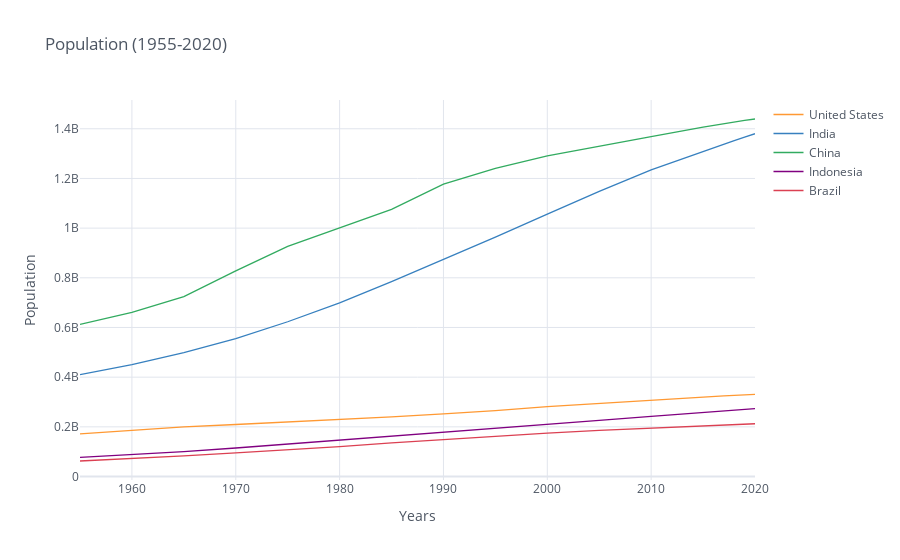

The cell this chart's notebook holds for it:
### Markdown cell above
# 1 Lineplot

### Code cell
# kind: tipo de gráfico
# xTitle: título del eje X
# yTitle: título del eje Y
# title:: título del gráfico

df_population.iplot(kind='line',xTitle='Years', yTitle='Population',
                    title='Population (1955-2020)')

### Figure 1 — Plotly figure (JSON) as saved in the notebook; plotly's stock layout.template omitted (floating-point values rounded to 4 significant figures)
{"data": [{"line": {"color": "rgba(255, 153, 51, 1.0)", "dash": "solid", "shape": "linear", "width": 1.3}, "mode": "lines", "name": "United States", "text": "", "type": "scatter", "x": [1955, 1960, 1965, 1970, 1975, 1980, 1985, 1990, 1995, 2000, 2005, 2010, 2015, 2016, 2017, 2018, 2019, 2020], "y": [171685336, 186720571, 199733676, 209513341, 219081251, 229476354, 240499825, 252120309, 265163745, 281710909, 294993511, 309011475, 320878310, 323015995, 325084756, 327096265, 329064917, 331002651]}, {"line": {"color": "rgba(55, 128, 191, 1.0)", "dash": "solid", "shape": "linear", "width": 1.3}, "mode": "lines", "name": "India", "text": "", "type": "scatter", "x": [1955, 1960, 1965, 1970, 1975, 1980, 1985, 1990, 1995, 2000, 2005, 2010, 2015, 2016, 2017, 2018, 2019, 2020], "y": [409880595, 450547679, 499123324, 555189792, 623102897, 698952844, 784360008, 873277798, 963922588, 1056575549, 1147609927, 1234281170, 1310152403, 1324517249, 1338676785, 1352642280, 1366417754, 1380004385]}, {"line": {"color": "rgba(50, 171, 96, 1.0)", "dash": "solid", "shape": "linear", "width": 1.3}, "mode": "lines", "name": "China", "text": "", "type": "scatter", "x": [1955, 1960, 1965, 1970, 1975, 1980, 1985, 1990, 1995, 2000, 2005, 2010, 2015, 2016, 2017, 2018, 2019, 2020], "y": [612241554, 660408056, 724218968, 827601394, 926240885, 1000089235, 1075589361, 1176883674, 1240920535, 1290550765, 1330776380, 1368810615, 1406847870, 1414049351, 1421021791, 1427647786, 1433783686, 1439323776]}, {"line": {"color": "rgba(128, 0, 128, 1.0)", "dash": "solid", "shape": "linear", "width": 1.3}, "mode": "lines", "name": "Indonesia", "text": "", "type": "scatter", "x": [1955, 1960, 1965, 1970, 1975, 1980, 1985, 1990, 1995, 2000, 2005, 2010, 2015, 2016, 2017, 2018, 2019, 2020], "y": [77273425, 87751068, 100267062, 114793178, 130680727, 147447836, 164982451, 181413402, 196934260, 211513823, 226289470, 241834215, 258383256, 261556381, 264650963, 267670543, 270625568, 273523615]}, {"line": {"color": "rgba(219, 64, 82, 1.0)", "dash": "solid", "shape": "linear", "width": 1.3}, "mode": "lines", "name": "Brazil", "text": "", "type": "scatter", "x": [1955, 1960, 1965, 1970, 1975, 1980, 1985, 1990, 1995, 2000, 2005, 2010, 2015, 2016, 2017, 2018, 2019, 2020], "y": [62533919, 72179226, 83373530, 95113265, 107216205, 120694009, 135274080, 149003223, 162019896, 174790340, 186127103, 195713635, 204471769, 206163053, 207833823, 209469323, 211049527, 212559417]}], "layout": {"legend": {"bgcolor": "#FFFFFF", "font": {"color": "#4D5663"}}, "paper_bgcolor": "#FFFFFF", "plot_bgcolor": "#FFFFFF", "title": {"font": {"color": "#4D5663"}, "text": "Population (1955-2020)"}, "xaxis": {"gridcolor": "#E1E5ED", "showgrid": true, "tickfont": {"color": "#4D5663"}, "title": {"font": {"color": "#4D5663"}, "text": "Years"}, "zerolinecolor": "#E1E5ED"}, "yaxis": {"gridcolor": "#E1E5ED", "showgrid": true, "tickfont": {"color": "#4D5663"}, "title": {"font": {"color": "#4D5663"}, "text": "Population"}, "zerolinecolor": "#E1E5ED"}}}
